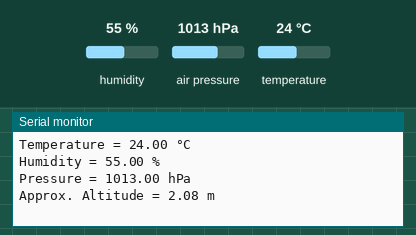
Recording of a sketch running on a simulated Arduino Uno, built with avr-gcc and run on an emulated ATmega328P. Shown: the last lines printed to the serial monitor. The test bench sets the inputs (shaded band); at power-on: humidity 55 %, air pressure 1013 hPa, temperature 24 °C.

Above: at 1.4 s.
1.5 s: humidity set to 22 %
At 2.9 s:
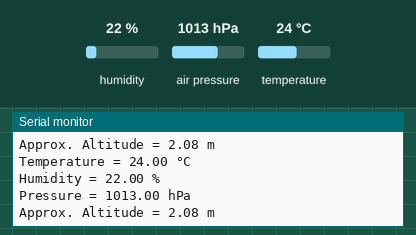
3.8 s: air pressure set to 952 hPa
At 4.7 s:
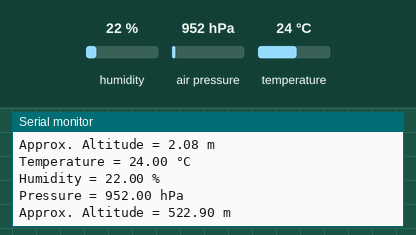

Measured:
- after the input at 1.5 s, the serial monitor: prints a new line after 0.71 s (image 1)
- after the input at 3.8 s, the serial monitor: prints a new line after 0.42 s (image 2)

The sketch:

BME280_ESP8266.ino
```cpp
#include <Wire.h>
#include <Adafruit_Sensor.h>
#include <Adafruit_BME280.h>

#define SEALEVELPRESSURE_HPA (1013.25)

Adafruit_BME280 bme; // I2C

void setup() {
  Serial.begin(115200);
  delay(200);
  if (!bme.begin(0x76)) {   // BME280 default I2C address is 0x76. For some models, it might be 0x77.
    Serial.println("Could not find a valid BME280 sensor, check wiring!");
    while (1);
  }
}

void loop() {
  Serial.print("Temperature = ");
  Serial.print(bme.readTemperature());
  Serial.println(" °C");

  Serial.print("Humidity = ");
  Serial.print(bme.readHumidity());
  Serial.println(" %");

  Serial.print("Pressure = ");
  Serial.print(bme.readPressure() / 100.0F); // Convert to hPa
  Serial.println(" hPa");

  Serial.print("Approx. Altitude = ");
  Serial.print(bme.readAltitude(SEALEVELPRESSURE_HPA));
  Serial.println(" m");

  Serial.println();  // Print a blank line between readings
  delay(2000);       // Delay between readings
}
```
